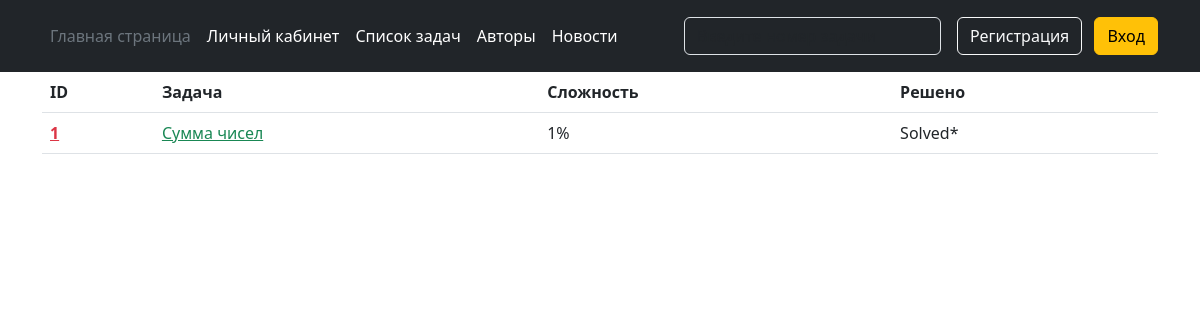
The page /problems on the database its author committed.
### data/problems.py (models this page shows)
class Problems(SqlAlchemyBase, SerializerMixin):
    __tablename__ = 'problems'
    id = sqlalchemy.Column(sqlalchemy.Integer, primary_key=True, autoincrement=True)
    author_id = sqlalchemy.Column(sqlalchemy.Integer, sqlalchemy.ForeignKey("users.id"))
    title = sqlalchemy.Column(sqlalchemy.String, nullable=True)
    description = sqlalchemy.Column(sqlalchemy.String, nullable=True)
    input_description = sqlalchemy.Column(sqlalchemy.String, nullable=True)
    output_description = sqlalchemy.Column(sqlalchemy.String, nullable=True)
    difficult = sqlalchemy.Column(sqlalchemy.Integer, nullable=True)
    rating = sqlalchemy.Column(sqlalchemy.Integer, default=100)
    example_count = sqlalchemy.Column(sqlalchemy.Integer, default=0)
    test_count = sqlalchemy.Column(sqlalchemy.Integer, default=0)
    time_needed = sqlalchemy.Column(sqlalchemy.String, default='1 сек')
    memory_needed = sqlalchemy.Column(sqlalchemy.String, default='16 Мб')
    post_date = sqlalchemy.Column(sqlalchemy.DateTime, default=datetime.datetime.now())
    author = orm.relationship('User')
    students_that_solved = orm.relationship('SolvedProblems', back_populates='problem')
    students_that_liked = orm.relationship('FavouriteProblems', back_populates='problem')
    tests = orm.relationship('Test', back_populates='problem')
    examples = orm.relationship('Example', back_populates='problem')

### main.py (the view)
@app.route('/problems')
def problems():
    db_sess = db_session.create_session()
    problems = db_sess.query(Problems)
    return render_template('problems.html', title='Задачи', problems=problems)

### data/db_session.py (called while the page is built)
def create_session() -> Session:
    global __factory
    return __factory()

### templates/problems.html (shortened to what this page needs)
{% extends "base.html" %}
{% block content %}
    <table class="table">
      <thead class="thead-light">
        <tr>
          <th scope="col">ID</th>
          <th scope="col">Задача</th>
          <th scope="col">Сложность</th>
          <th scope="col">Решено</th>
        </tr>
      </thead>
      <tbody>
        {% for item in problems %}
        <tr>
          <th scope="row"><a href="/problem/{{item.id}}" class="link-danger">{{item.id}}</a></th>
          <td><a href="/problem/{{item.id}}" class="link-success">{{item.title}}</a></td>
          <td>{{item.difficult}}%</td>
          <td>Solved*</td>
        </tr>
        {% endfor %}
      </tbody>
    </table>
{% endblock %}

### rows shown on the page
Problems: id "1", title "Сумма чисел", difficult "1"
